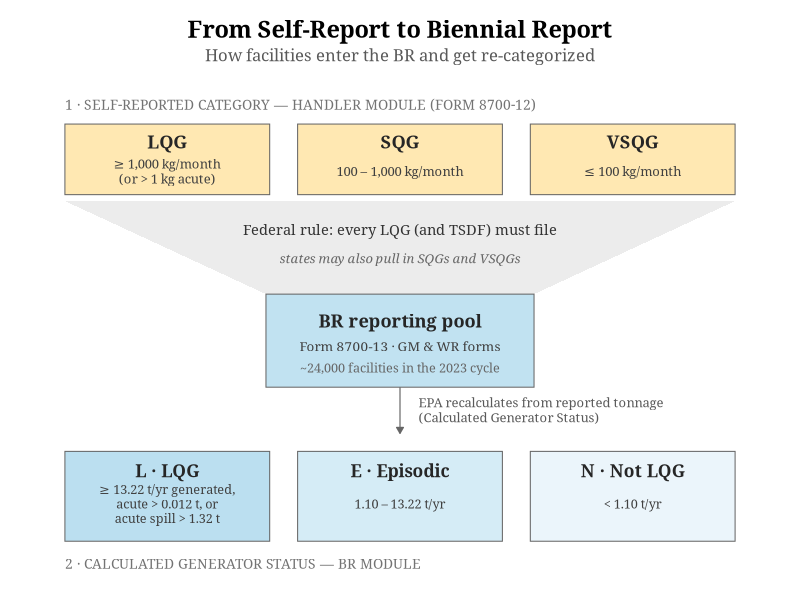
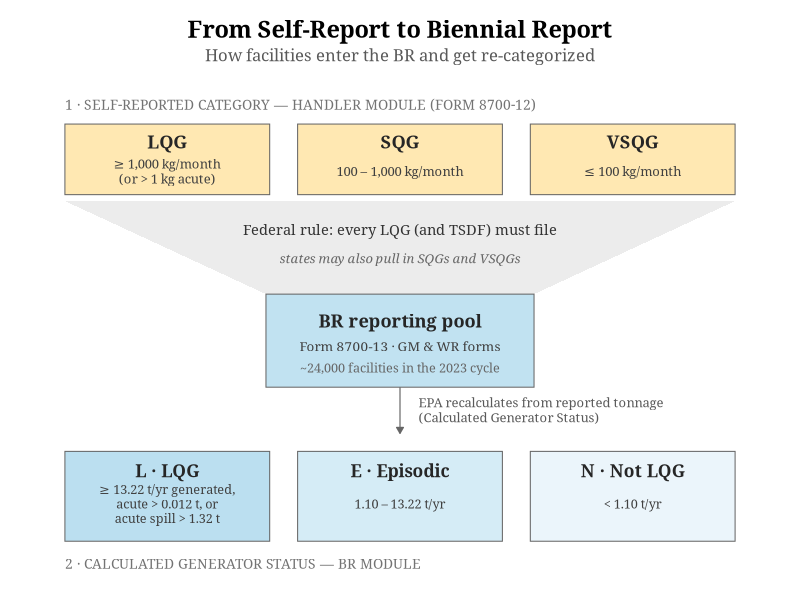

Write the R code that produced these figures, in order.
# =============================================================================
# FILE:     18_br_filter_flow_figure.R
# PURPOSE:  BR filter-flow diagram — render the funnel from all BR handlers down to the panel-eligible subset.
# INPUTS:   data/rcrainfo/br/BR_REPORTING_*.csv
# OUTPUTS:  console prints (and any figure files noted inline below)
# AUTHOR:   Jason Ye
# CREATED:  2026-07
# UPDATED:  2026-07
# =============================================================================

library(ggplot2)

hd_fill   <- "#ffd166"
br_fill   <- "#8ecae6"
cat_fills <- c("#8ecae6", "#b9dff0", "#ddeef8")
box_line  <- "grey40"

stage1 <- data.frame(
  xmin = c(5, 36.25, 67.5),
  xmax = c(32.5, 63.75, 95),
  ymin = 82, ymax = 93,
  title = c("LQG", "SQG", "VSQG"),
  body  = c("≥ 1,000 kg/month\n(or > 1 kg acute)",
            "100 – 1,000 kg/month",
            "≤ 100 kg/month")
)

stage3 <- data.frame(
  xmin = c(5, 36.25, 67.5),
  xmax = c(32.5, 63.75, 95),
  ymin = 28, ymax = 42,
  title = c("L · LQG", "E · Episodic", "N · Not LQG"),
  body  = c("≥ 13.22 t/yr generated,\nacute > 0.012 t, or\nacute spill > 1.32 t",
            "1.10 – 13.22 t/yr", "< 1.10 t/yr")
)

funnel <- data.frame(
  x = c(5, 95, 68, 32),
  y = c(81, 81, 66.5, 66.5)
)

p <- ggplot() +
  annotate("text", x = 5, y = 96,
           label = "1 · SELF-REPORTED CATEGORY — HANDLER MODULE (FORM 8700-12)",
           family = "Georgia", size = 3.5, color = "grey45", hjust = 0) +
  geom_rect(data = stage1,
            aes(xmin = xmin, xmax = xmax, ymin = ymin, ymax = ymax),
            fill = hd_fill, alpha = 0.5, color = box_line, linewidth = 0.35) +
  geom_text(data = stage1, aes(x = (xmin + xmax) / 2, y = 90.2, label = title),
            family = "Georgia", fontface = "bold", size = 4.6, color = "grey15") +
  geom_text(data = stage1, aes(x = (xmin + xmax) / 2, y = 85.6, label = body),
            family = "Georgia", size = 3.3, color = "grey25", lineheight = 0.95) +
  geom_polygon(data = funnel, aes(x = x, y = y),
               fill = "grey75", alpha = 0.30) +
  annotate("text", x = 50, y = 76.5,
           label = "Federal rule: every LQG (and TSDF) must file",
           family = "Georgia", size = 3.7, color = "grey20") +
  annotate("text", x = 50, y = 72,
           label = "states may also pull in SQGs and VSQGs",
           family = "Georgia", size = 3.3, color = "grey40", fontface = "italic") +
  annotate("rect", xmin = 32, xmax = 68, ymin = 52, ymax = 66.5,
           fill = br_fill, alpha = 0.55, color = box_line, linewidth = 0.35) +
  annotate("text", x = 50, y = 62.3, label = "BR reporting pool",
           family = "Georgia", fontface = "bold", size = 4.6, color = "grey15") +
  annotate("text", x = 50, y = 58.3, label = "Form 8700-13 · GM & WR forms",
           family = "Georgia", size = 3.4, color = "grey25") +
  annotate("text", x = 50, y = 55, label = "~24,000 facilities in the 2023 cycle",
           family = "Georgia", size = 3.2, color = "grey40") +
  annotate("segment", x = 50, xend = 50, y = 52, yend = 44.8,
           color = "grey40", linewidth = 0.4,
           arrow = arrow(length = unit(5, "pt"), type = "closed")) +
  annotate("text", x = 52.5, y = 48.4,
           label = "EPA recalculates from reported tonnage\n(Calculated Generator Status)",
           family = "Georgia", size = 3.3, color = "grey35",
           hjust = 0, lineheight = 0.95) +
  geom_rect(data = stage3,
            aes(xmin = xmin, xmax = xmax, ymin = ymin, ymax = ymax),
            fill = cat_fills, alpha = 0.6, color = box_line, linewidth = 0.35) +
  geom_text(data = stage3, aes(x = (xmin + xmax) / 2, y = 39, label = title),
            family = "Georgia", fontface = "bold", size = 4.4, color = "grey15") +
  geom_text(data = stage3, aes(x = (xmin + xmax) / 2, y = 33.8, label = body),
            family = "Georgia", size = 3.2, color = "grey25", lineheight = 0.95) +
  annotate("text", x = 5, y = 24.5,
           label = "2 · CALCULATED GENERATOR STATUS — BR MODULE",
           family = "Georgia", size = 3.5, color = "grey45", hjust = 0) +
  scale_x_continuous(limits = c(0, 100), expand = c(0, 0)) +
  scale_y_continuous(limits = c(21, 100), expand = c(0, 0)) +
  labs(title = "From Self-Report to Biennial Report",
       subtitle = "How facilities enter the BR and get re-categorized") +
  theme_void(base_family = "Georgia") +
  theme(plot.title = element_text(face = "bold", size = 17, hjust = 0.5,
                                  margin = margin(b = 4)),
        plot.subtitle = element_text(size = 12, hjust = 0.5, color = "grey35",
                                     margin = margin(b = 10)),
        plot.margin = margin(15, 20, 10, 20))

dir.create("output/diagnostics", showWarnings = FALSE, recursive = TRUE)
ggsave("output/diagnostics/BR_filter_flow.png", p, width = 9, height = 7.2, dpi = 300,
       bg = "white", device = ragg::agg_png)
quartz(type = "pdf", file = "output/diagnostics/BR_filter_flow.pdf", width = 9,
       height = 7.2, bg = "white")
print(p)
invisible(dev.off())
